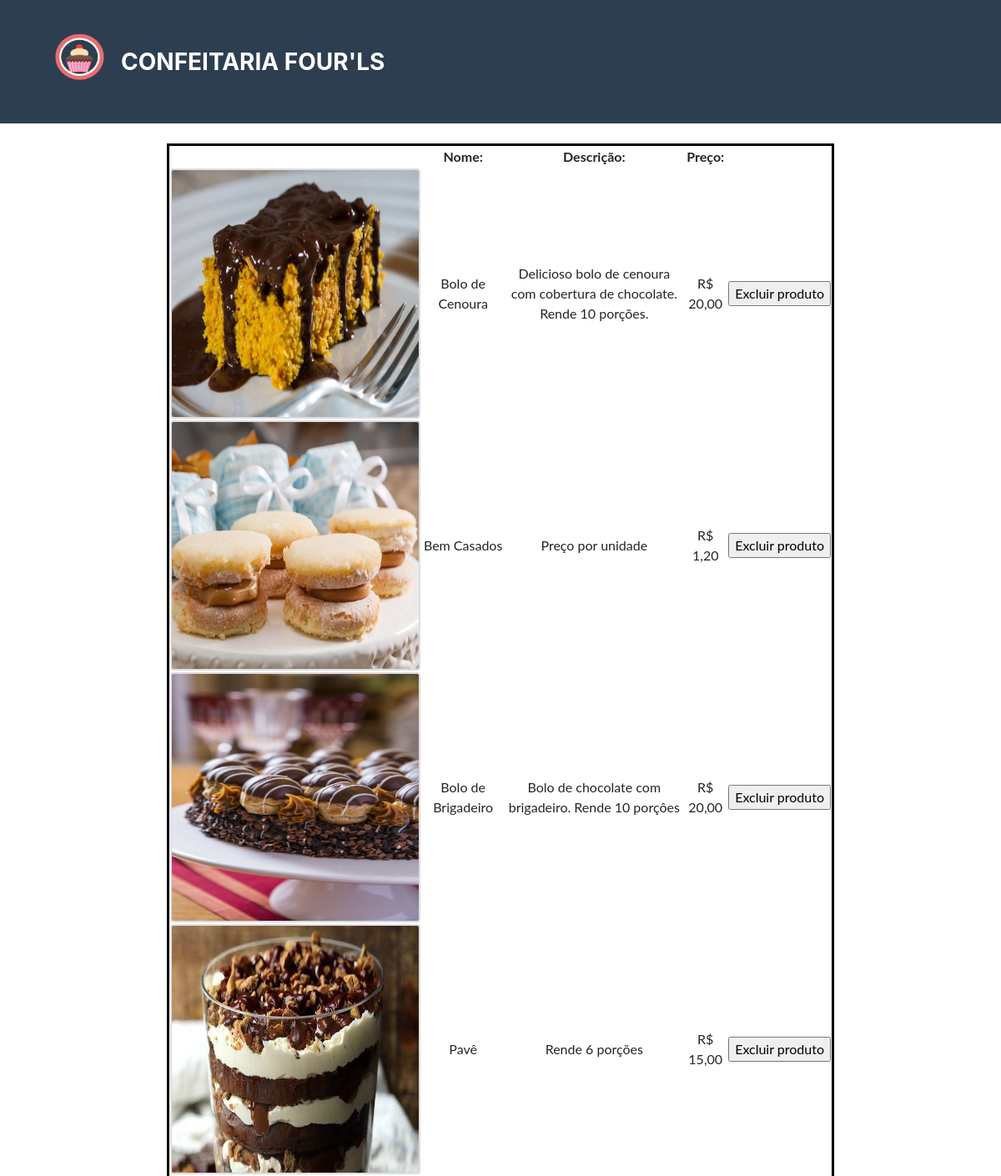
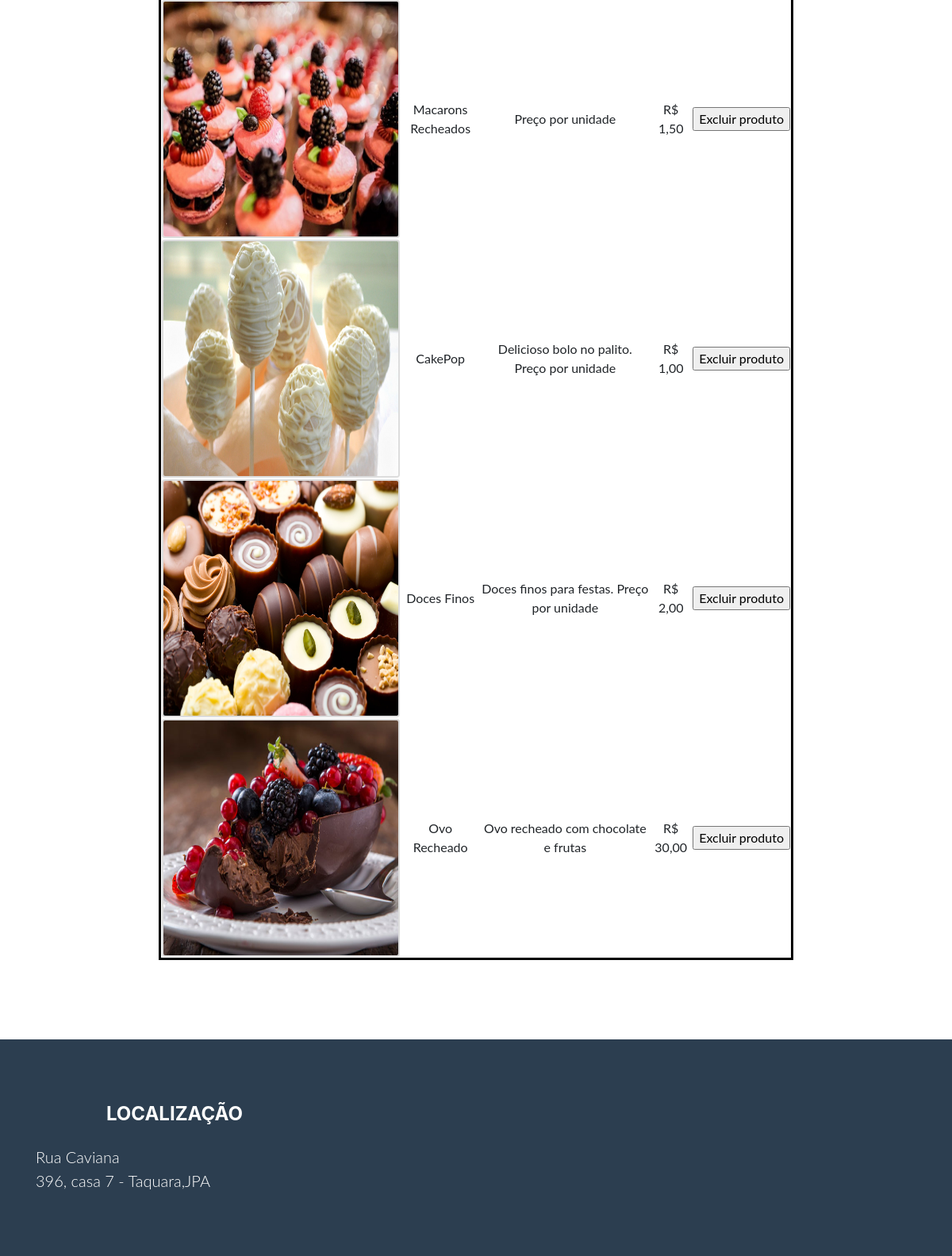
The page /src/paginaadm/viewadm.php on the database its author committed (2 pictures, top to bottom).
### tables this page shows
CREATE TABLE produto(
id_produto INT NOT NULL PRIMARY KEY AUTO_INCREMENT,
nomepro VARCHAR (50),
descricao VARCHAR(300),
preco FLOAT,
imagem VARCHAR(250),
visible BOOLEAN NOT NULL
);

### src/paginainicial/pinicialModel.php (called while the page is built, shortened)
<?php
    function buscarProdutos() {
        $conexao = getConnection();
        $select = $conexao->prepare("SELECT id_produto, nomepro, descricao, preco, imagem FROM produto WHERE visible=1");
        $select->execute();
        if ($select) {
            $fetch = $select->fetchAll();
            return $fetch;
        } else {
            die($select->errorInfo());
        }
        return null;
    }
?>

### src/paginainicial/pinicialCTRL.php (called while the page is built, shortened)
<?php
    require "pinicialModel.php";
   $produto= buscarProdutos();

### src/paginaadm/viewadm.php (the view, shortened to what this page needs)
<!DOCTYPE html>
<html lang="br">
<head>
  <link href="cardapioadm.css" rel="stylesheet" type="text/css">
  <link href="cardapioadm.css" rel="stylesheet">
</head>
<body id="page-top">
    <nav class="navbar navbar-expand-lg bg-secondary text-uppercase fixed-top" id="mainNav">
        <div class="container">
          <img class="logo" src="logo.png" height="100" width="100">
          <a class="navbar-brand js-scroll-trigger" href="../paginacliente.php">Confeitaria Four'ls</a>
    </div>
  </nav>
      <div class="divider-custom divider-light">
      </div>
      <p class="masthead-subheading font-weight-light mb-0">Confeitaria - Gostosuras - Doces</p>
  <div style="display: block; margin: 100px;">
  <table class="tabela">
        <tr>
          <th>
          </th>
          <th>
            Nome:
          </th>
          <th>
            Descrição:
          </th>
          <th>
            Preço:
          </th>
          <th>
          </th>
        </tr>
  <?php
    require "../paginainicial/pinicialCTRL.php";
    foreach($produto as $produto){
  ?>
      <tr>
        <td>
          <img class= "imagem" src="../Imagens_Produtos/<?php echo $produto['id_produto'];?>/<?php echo $produto['imagem'];?>"  />
        </td>
        <td>
          <?php echo $produto['nomepro']; ?>
        </td>
        <td>
          <?php echo $produto['descricao']; ?>
        </td>
        <td>
          <?php echo "R$ " . number_format($produto['preco'],2,",",".") ?>
        </td>
        <td>
      <input class="excluir"  type="button" onclick="window.location.href='Adm_Ctrl.php?id=<?php echo $produto['id_produto']?>'"  value="Excluir produto">
      </td>
      </tr>
  <?php
      }
  ?>
  </table>
  </div>
  <footer class="footer text-center">
    <div class="container">
    <div class="row">
      <div class="col-lg-4 mb-5 mb-lg-0">
      <h4 class="text-uppercase mb-4">Localização</h4>
      <p class="lead mb-0">Rua Caviana
      <br>396, casa 7 - Taquara,JPA</p>
  </div>
</div>
</div>
</html>

### src/paginaadm/viewadm.php (style rules this page uses)
.tabela { text-align: center; margin: 100px; border: 3px solid black; width: 80%; height: 40px; }
.imagem { width: 300px; height: 300px; border: 2px solid #ddd; border-radius: 4px; }

### rows shown on the page
produto: imagem (picture), nomepro "Bolo de Cenoura", descricao "Delicioso bolo de cenoura com cobertura de chocolate. Rende 10 porções.", preco "20,00"
produto: imagem (picture), nomepro "Bem Casados", descricao "Preço por unidade", preco "1,20"
produto: imagem (picture), nomepro "Bolo de Brigadeiro", descricao "Bolo de chocolate com brigadeiro. Rende 10 porçôes", preco "20,00"
produto: imagem (picture), nomepro "Pavê", descricao "Rende 6 porções", preco "15,00"
produto: imagem (picture), nomepro "Macarons Recheados", descricao "Preço por unidade", preco "1,50"
produto: imagem (picture), nomepro "CakePop", descricao "Delicioso bolo no palito. Preço por unidade", preco "1,00"
produto: imagem (picture), nomepro "Doces Finos", descricao "Doces finos para festas. Preço por unidade", preco "2,00"
produto: imagem (picture), nomepro "Ovo Recheado", descricao "Ovo recheado com chocolate e frutas", preco "30,00"
